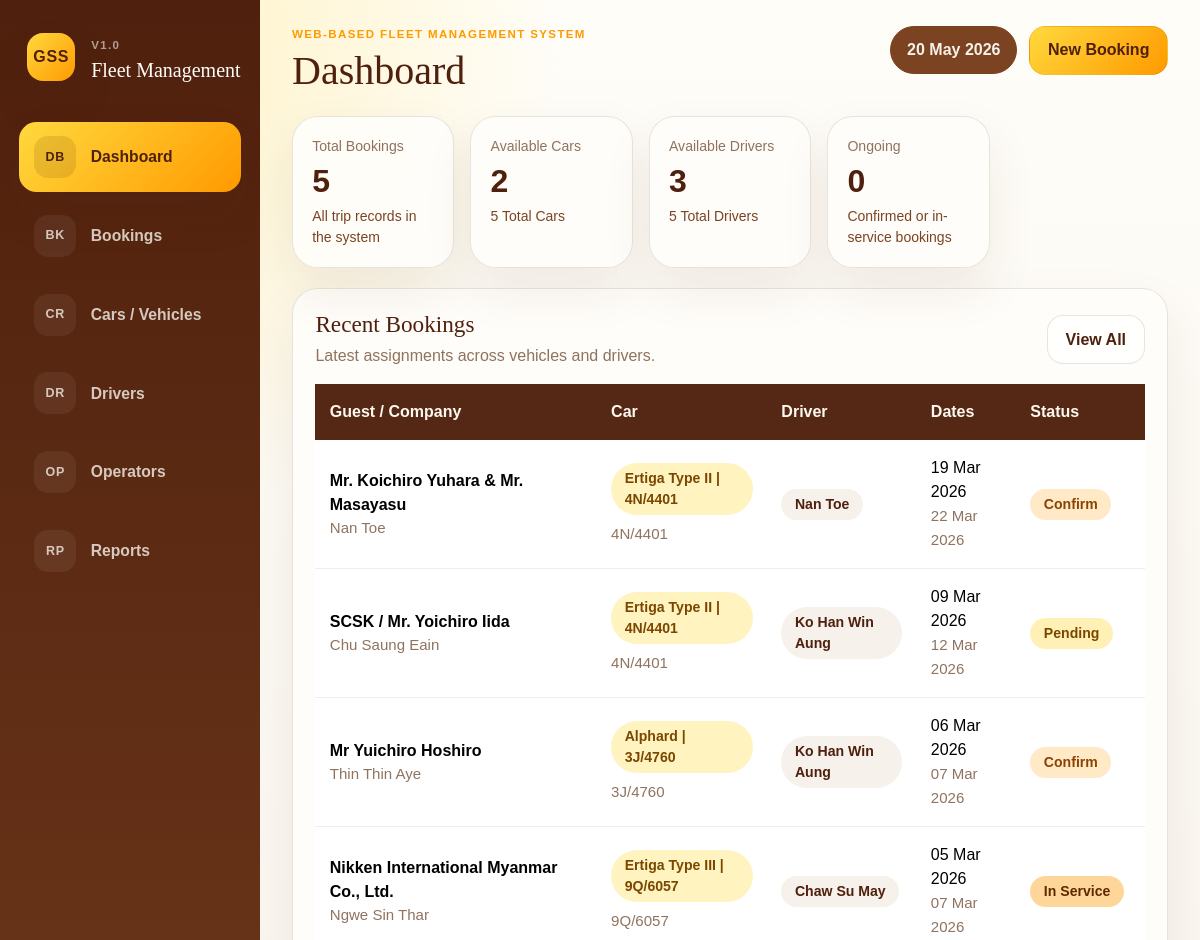
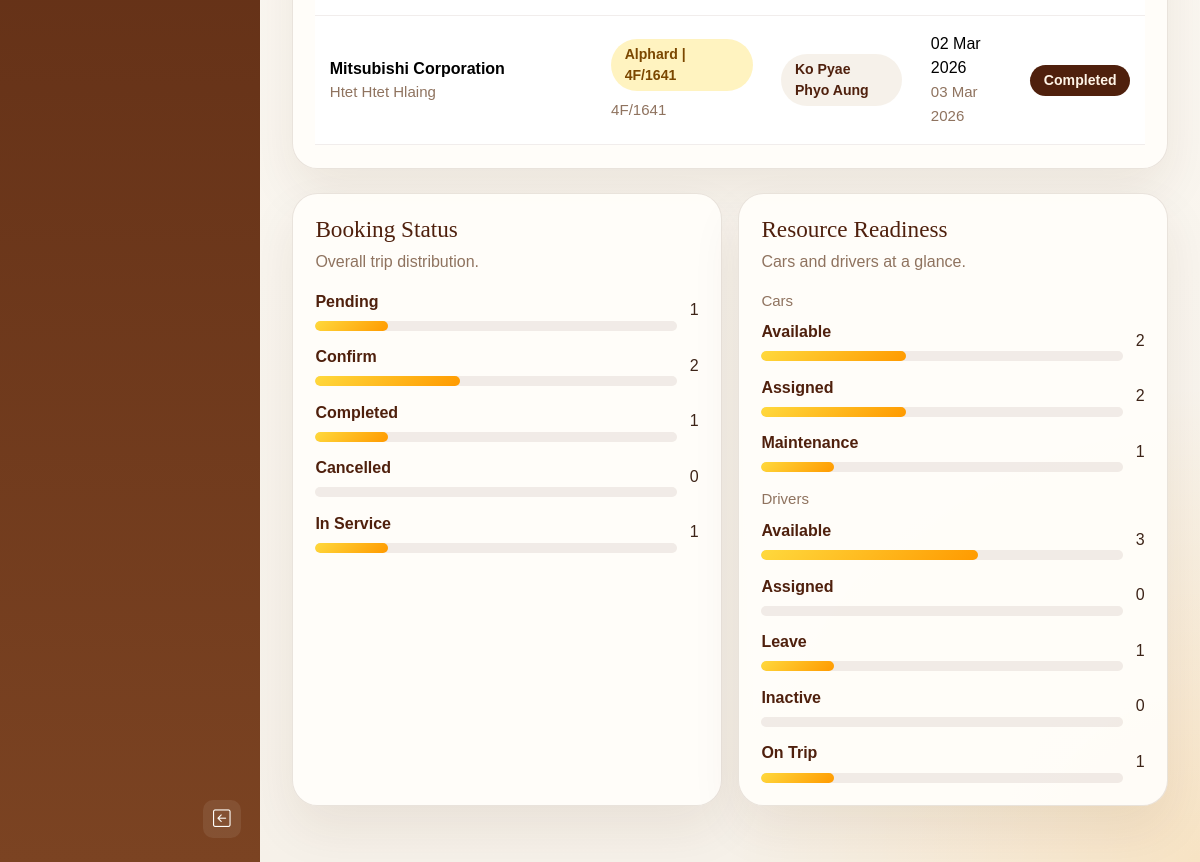
The page / on the database its author committed (2 pictures, top to bottom).
### tables this page shows
CREATE TABLE bookings (

    id INT UNSIGNED AUTO_INCREMENT PRIMARY KEY,

    guest_company_name VARCHAR(255) NOT NULL,

    car_id INT UNSIGNED NULL,

    custom_car_name VARCHAR(255) NULL,

    driver_id INT UNSIGNED NULL,

    custom_driver_name VARCHAR(255) NULL,

    operator_id INT UNSIGNED NULL,

    operator_name VARCHAR(150) NOT NULL,

    even_odd ENUM('Even', 'Odd') NULL,

    start_date DATE NOT NULL,

    end_date DATE NOT NULL,

    status ENUM(
        'Pending',
        'Confirm',
        'In Service',
        'Completed',
        'Cancelled'
    ) NOT NULL DEFAULT 'Pending',

    remark TEXT NULL,

    created_at TIMESTAMP DEFAULT CURRENT_TIMESTAMP,

    updated_at TIMESTAMP DEFAULT CURRENT_TIMESTAMP
    ON UPDATE CURRENT_TIMESTAMP,



    CONSTRAINT fk_bookings_car
    FOREIGN KEY (car_id)
    REFERENCES cars(id)
    ON UPDATE CASCADE
    ON DELETE SET NULL,



    CONSTRAINT fk_bookings_driver
    FOREIGN KEY (driver_id)
    REFERENCES drivers(id)
    ON UPDATE CASCADE
    ON DELETE SET NULL,



    CONSTRAINT fk_bookings_operator
    FOREIGN KEY (operator_id)
    REFERENCES operators(id)
    ON UPDATE CASCADE
    ON DELETE SET NULL

);

CREATE TABLE operators (

    id INT UNSIGNED AUTO_INCREMENT PRIMARY KEY,

    full_name VARCHAR(150) NOT NULL UNIQUE,

    phone_number VARCHAR(30) NULL,

    operator_status ENUM(
        'Active',
        'Inactive'
    ) NOT NULL DEFAULT 'Active',

    note TEXT NULL,

    created_at TIMESTAMP DEFAULT CURRENT_TIMESTAMP,

    updated_at TIMESTAMP DEFAULT CURRENT_TIMESTAMP
    ON UPDATE CURRENT_TIMESTAMP

);

CREATE TABLE cars (

    id INT UNSIGNED AUTO_INCREMENT PRIMARY KEY,

    car_type VARCHAR(100) NOT NULL,

    plate_no VARCHAR(50) NOT NULL UNIQUE,

    model_name VARCHAR(100) NOT NULL,

    seat_capacity TINYINT UNSIGNED NOT NULL DEFAULT 4,

    availability_status ENUM(
        'Available',
        'Assigned',
        'Maintenance',
        'Inactive'
    ) NOT NULL DEFAULT 'Available',

    note TEXT NULL,

    created_at TIMESTAMP DEFAULT CURRENT_TIMESTAMP,

    updated_at TIMESTAMP DEFAULT CURRENT_TIMESTAMP
    ON UPDATE CURRENT_TIMESTAMP

);

CREATE TABLE drivers (

    id INT UNSIGNED AUTO_INCREMENT PRIMARY KEY,

    full_name VARCHAR(150) NOT NULL,

    phone_number VARCHAR(30) NOT NULL,

    license_no VARCHAR(100) NULL UNIQUE,

    driver_status ENUM(
        'Available',
        'On Trip',
        'Leave',
        'Inactive'
    ) NOT NULL DEFAULT 'Available',

    note TEXT NULL,

    created_at TIMESTAMP DEFAULT CURRENT_TIMESTAMP,

    updated_at TIMESTAMP DEFAULT CURRENT_TIMESTAMP
    ON UPDATE CURRENT_TIMESTAMP

);

### includes/helpers.php (called while the page is built, shortened)
<?php
function e(?string $value): string
{
    return htmlspecialchars((string) $value, ENT_QUOTES, 'UTF-8');
}
function format_display_date(?string $date): string
{
    $timestamp = strtotime($date);
    return $timestamp ? date('d M Y', $timestamp) : $date;
}
function booking_statuses(): array
{
    return [
        'Pending',
        'Confirm',
        'Completed',
        'Cancelled',
    ];
}
function status_badge_class(string $status): string
{
    return match (strtolower($status)) {
        'confirm' => 'status-confirm',
        'in service' => 'status-service',
        'completed' => 'status-completed',
        'cancelled' => 'status-cancelled',
        default => 'status-pending',
    };
}
function car_statuses(): array
{
    return [
        'Available',
        'Assigned',
        'Maintenance',
    ];
}
function driver_statuses(): array
{
    return [
        'Available',
        'Assigned',
        'Leave',
        'Inactive',
    ];
}
function booking_car_display(array $booking): string
{
    $customCarName = trim((string) ($booking['custom_car_name'] ?? ''));
    $parts = array_values(array_filter([
        trim((string) ($booking['car_type'] ?? '')),
        trim((string) ($booking['plate_no'] ?? '')),
    ], static fn (?string $value): bool => $value !== null && $value !== ''));
    return $parts === [] ? '-' : implode(' | ', $parts);
}
function booking_driver_display(array $booking): string
{
    $customDriverName = trim((string) ($booking['custom_driver_name'] ?? ''));
    $driverName = trim((string) ($booking['driver_name'] ?? ''));
    return $driverName !== '' ? $driverName : '-';
}
function booking_operator_display(array $booking): string
{
    $operatorName = trim((string) ($booking['operator_full_name'] ?? $booking['operator_name'] ?? ''));
    return $operatorName !== '' ? $operatorName : '-';
}

### includes/dashboard-data.php (called while the page is built, shortened)
<?php
function dashboard_default_state(): array
{
    return [
        'summary' => [
            'total_bookings' => 0,
            'active_bookings' => 0,
            'total_cars' => 0,
            'available_cars' => 0,
            'total_drivers' => 0,
            'available_drivers' => 0,
        ],
        'recentBookings' => [],
        'bookingStatusCounts' => array_fill_keys(booking_statuses(), 0),
        'carStatusCounts' => array_fill_keys(car_statuses(), 0),
        'driverStatusCounts' => array_fill_keys(driver_statuses(), 0),
    ];
}
function dashboard_fetch_summary(mysqli $db): array
{
    $defaultSummary = dashboard_default_state()['summary'];
    $summaryResult = $db->query(
        "SELECT
            (SELECT COUNT(*) FROM bookings) AS total_bookings,
            (SELECT COUNT(*)
             FROM bookings
             WHERE status = 'Confirm'
             AND end_date >= CURDATE()) AS active_bookings,
            (SELECT COUNT(*) FROM cars) AS total_cars,
            (SELECT COUNT(*)
             FROM cars
             WHERE availability_status = 'Available') AS available_cars,
            (SELECT COUNT(*) FROM drivers) AS total_drivers,
            (SELECT COUNT(*)
             FROM drivers
             WHERE driver_status = 'Available') AS available_drivers"
    );
    return array_merge($defaultSummary, $summaryResult->fetch_assoc() ?: []);
}
function dashboard_fetch_recent_bookings(mysqli $db, int $limit = 6): array
{
    $recentBookings = [];
    $safeLimit = max(1, $limit);
    $recentResult = $db->query(
        "SELECT
            b.id,
            b.operator_id,
            b.guest_company_name,
            b.operator_name,
            b.custom_car_name,
            b.custom_driver_name,
            b.start_date,
            b.end_date,
            b.status,
            c.car_type,
            c.plate_no,
            d.full_name AS driver_name,
            o.full_name AS operator_full_name
         FROM bookings AS b
         LEFT JOIN cars AS c ON c.id = b.car_id
         LEFT JOIN drivers AS d ON d.id = b.driver_id
         LEFT JOIN operators AS o ON o.id = b.operator_id
         ORDER BY b.start_date DESC, b.id DESC
         LIMIT {$safeLimit}"
    );
    while ($row = $recentResult->fetch_assoc()) {
        $recentBookings[] = $row;
    }
    return $recentBookings;
}
function dashboard_fetch_label_counts(mysqli $db, string $query, array $defaultCounts): array
{
    $counts = $defaultCounts;
    $result = $db->query($query);
    while ($row = $result->fetch_assoc()) {
        $label = (string) ($row['label'] ?? '');
        $counts[$label] = (int) ($row['total'] ?? 0);
    }
    return $counts;
}
function load_dashboard_data(?mysqli $db): array
{
    $dashboardData = dashboard_default_state();
    $dashboardData['summary'] = dashboard_fetch_summary($db);
    $dashboardData['recentBookings'] = dashboard_fetch_recent_bookings($db);
    $dashboardData['bookingStatusCounts'] = dashboard_fetch_label_counts(
        $db,
        "SELECT status AS label, COUNT(*) AS total
         FROM bookings
         GROUP BY status",
        $dashboardData['bookingStatusCounts']
    );
    $dashboardData['carStatusCounts'] = dashboard_fetch_label_counts(
        $db,
        "SELECT availability_status AS label, COUNT(*) AS total
         FROM cars
         GROUP BY availability_status",
        $dashboardData['carStatusCounts']
    );
    $dashboardData['driverStatusCounts'] = dashboard_fetch_label_counts(
        $db,
        "SELECT driver_status AS label, COUNT(*) AS total
         FROM drivers
         GROUP BY driver_status",
        $dashboardData['driverStatusCounts']
    );
    return $dashboardData;
}

### includes/dashboard/recent-bookings-card.php (the view, shortened to what this page needs)
<?php
$recentBookings = $recentBookings ?? [];
?>
<div class="card-shell section-card">
    <div class="section-title">
        <div>
            <h2>Recent Bookings</h2>
            <p>Latest assignments across vehicles and drivers.</p>
        </div>
        <a class="btn btn-shell" href="bookings.php">View All</a>
    </div>
    <div class="table-responsive">
        <table class="table data-table dashboard-table">
            <thead>
                <tr>
                    <th>Guest / Company</th>
                    <th>Car</th>
                    <th>Driver</th>
                    <th>Dates</th>
                    <th>Status</th>
                </tr>
            </thead>
            <tbody>
                <?php if ($recentBookings === []): ?>
                    <tr>
                        <td colspan="5" class="text-center py-4 text-muted-soft">No bookings available yet.</td>
                    </tr>
                <?php else: ?>
                    <?php foreach ($recentBookings as $booking): ?>
                        <tr>
                            <td>
                                <div class="fw-semibold"><?= e($booking['guest_company_name']) ?></div>
                                <div class="soft-note"><?= e(booking_operator_display($booking)) ?></div>
                            </td>
                            <td>
                                <span class="table-pill car-pill"><?= e(booking_car_display($booking)) ?></span>
                                <?php if (trim((string) ($booking['custom_car_name'] ?? '')) === '' && trim((string) ($booking['plate_no'] ?? '')) !== ''): ?>
                                    <div class="soft-note mt-2"><?= e($booking['plate_no']) ?></div>
                                <?php endif; ?>
                            </td>
                            <td><span class="table-pill driver-pill"><?= e(booking_driver_display($booking)) ?></span></td>
                            <td><?= e(format_display_date($booking['start_date'])) ?><br><span class="soft-note"><?= e(format_display_date($booking['end_date'])) ?></span></td>
                            <td><span class="status-pill <?= e(status_badge_class($booking['status'])) ?>"><?= e($booking['status']) ?></span></td>
                        </tr>
                    <?php endforeach; ?>
                <?php endif; ?>
            </tbody>
        </table>
    </div>
</div>

### rows shown on the page
bookings: guest_company_name "Mr. Koichiro Yuhara & Mr. Masayasu", operator.full_name "Nan Toe", car.plate_no "Ertiga Type II | 4N/4401", car.plate_no "4N/4401", driver.full_name "Nan Toe", start_date "19 Mar 2026", end_date "22 Mar 2026", status "Confirm"
bookings: guest_company_name "SCSK / Mr. Yoichiro Iida", operator.full_name "Chu Saung Eain", car.plate_no "Ertiga Type II | 4N/4401", car.plate_no "4N/4401", driver.full_name "Ko Han Win Aung", start_date "09 Mar 2026", end_date "12 Mar 2026", status "Pending"
bookings: guest_company_name "Mr Yuichiro Hoshiro", operator.full_name "Thin Thin Aye", car.plate_no "Alphard | 3J/4760", car.plate_no "3J/4760", driver.full_name "Ko Han Win Aung", start_date "06 Mar 2026", end_date "07 Mar 2026", status "Confirm"
bookings: guest_company_name "Nikken International Myanmar Co., Ltd.", operator.full_name "Ngwe Sin Thar", car.plate_no "Ertiga Type III | 9Q/6057", car.plate_no "9Q/6057", driver.full_name "Chaw Su May", start_date "05 Mar 2026", end_date "07 Mar 2026", status "In Service"
bookings: guest_company_name "Mitsubishi Corporation", operator.full_name "Htet Htet Hlaing", car.plate_no "Alphard | 4F/1641", car.plate_no "4F/1641", driver.full_name "Ko Pyae Phyo Aung", start_date "02 Mar 2026", end_date "03 Mar 2026", status "Completed"

### other values the page prints
$item['icon'] "DB"
$item['label'] "Dashboard"
$item['icon'] "BK"
$item['label'] "Bookings"
$item['icon'] "CR"
$item['label'] "Cars / Vehicles"
$item['icon'] "DR"
$item['label'] "Drivers"
$item['icon'] "OP"
$item['label'] "Operators"
$item['icon'] "RP"
$item['label'] "Reports"
$pageTitle "Dashboard"
$summary['total_bookings'] "5"
$summary['available_cars'] "2"
